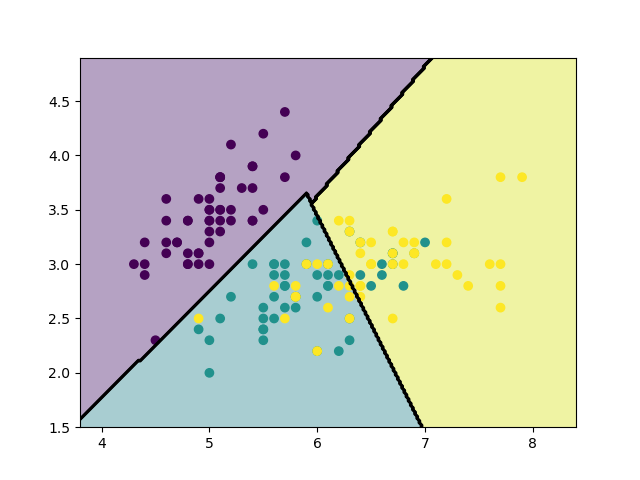

Reproduce this figure in Python.
import numpy as np
import matplotlib.pyplot as plt
from sklearn import svm, datasets
iris = datasets.load_iris()
x = iris.data[:,:2]
y = iris.target
h = .05
svc = svm.SVC(kernel='linear',C=1.0).fit(x,y)
x_min,x_max = x[:,0].min() - .5, x[:,0].max() + .5
y_min,y_max = x[:,1].min() - .5, x[:,1].max() + .5
h = .02
X, Y = np.meshgrid(np.arange(x_min, x_max, h), np.arange(y_min,y_max,h))
Z = svc.predict(np.c_[X.ravel(),Y.ravel()])
Z = Z.reshape(X.shape)
plt.contourf(X,Y,Z,alpha=0.4)
plt.contour(X,Y,Z,colors='k')
plt.scatter(x[:,0],x[:,1],c=y)
plt.show()
